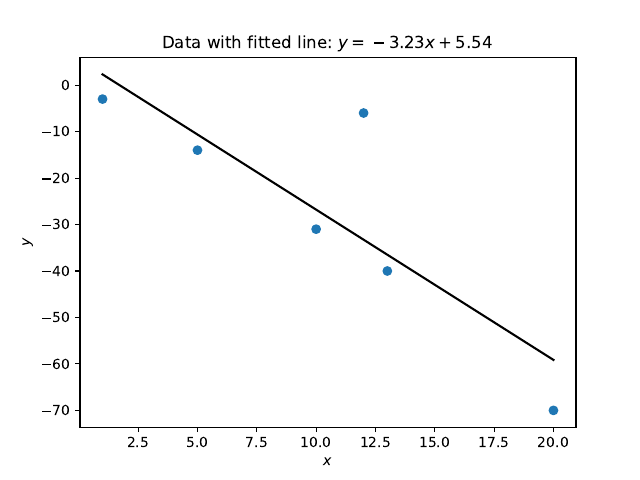

The Python source for this figure:
import matplotlib.pyplot as plt
import numpy as np

import statistics as st

x = (1, 5, 10, 12, 13, 20)
y = (-3, -14, -31, -6, -40, -70)
slope, intercept = st.linear_regression(x, y)

x_range = np.array((np.min(x), np.max(x)))
relationship_image = slope * x_range + intercept

plt.figure()
plt.scatter(x=x, y=y)
plt.plot(x_range, relationship_image, color="black")
plt.xlabel("$x$")
plt.ylabel("$y$")
plt.title(f"Data with fitted line: $y={slope:.2f}x+{intercept:.2f}$")
plt.savefig("main.pdf")
